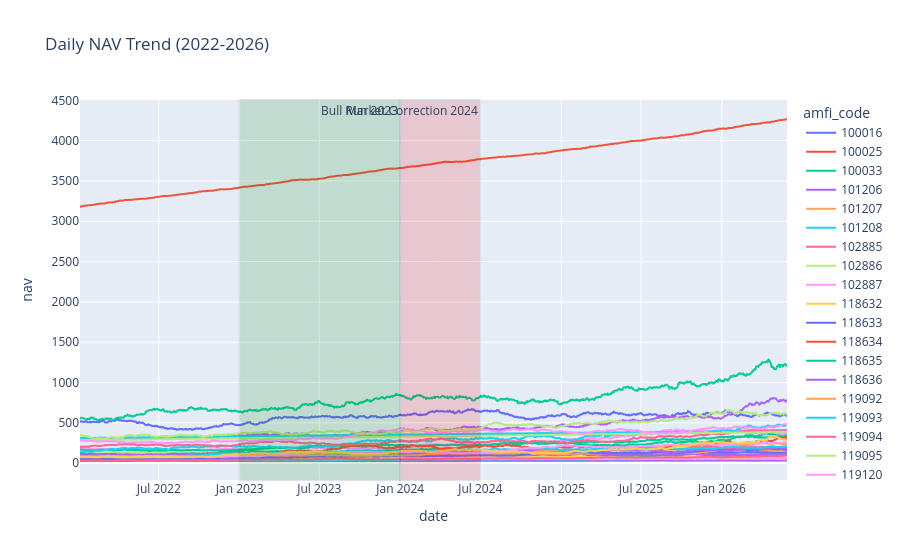

Notebook code for this chart:
### Code cell
import plotly.express as px

fact_nav['date'] = pd.to_datetime(fact_nav['date'])

fig = px.line(
    fact_nav,
    x='date',
    y='nav',
    color='amfi_code',
    title='Daily NAV Trend (2022-2026)'
)

# Bull Run 2023
fig.add_vrect(
    x0='2023-01-01',
    x1='2023-12-31',
    fillcolor='green',
    opacity=0.15,
    annotation_text='Bull Run 2023'
)

# Market Correction 2024
fig.add_vrect(
    x0='2024-01-01',
    x1='2024-06-30',
    fillcolor='red',
    opacity=0.15,
    annotation_text='Market Correction 2024'
)

fig.show()

### Figure 1 — Plotly figure (JSON) as saved in the notebook; plotly's stock layout.template omitted (floating-point values rounded to 4 significant figures; data arrays with more than 128 entries replaced by an {"elided": "..."} marker saying what was removed)
{"data": [{"hovertemplate": "amfi_code=100016<br>date=%{x}<br>nav=%{y}<extra></extra>", "legendgroup": "100016", "line": {"color": "#636efa", "dash": "solid"}, "marker": {"symbol": "circle"}, "mode": "lines", "name": "100016", "showlegend": true, "type": "scattergl", "x": {"elided": "1150 str values"}, "xaxis": "x", "y": {"elided": "1150 float values"}, "yaxis": "y"}, {"hovertemplate": "amfi_code=100025<br>date=%{x}<br>nav=%{y}<extra></extra>", "legendgroup": "100025", "line": {"color": "#EF553B", "dash": "solid"}, "marker": {"symbol": "circle"}, "mode": "lines", "name": "100025", "showlegend": true, "type": "scattergl", "x": {"elided": "1150 str values"}, "xaxis": "x", "y": {"elided": "1150 float values"}, "yaxis": "y"}, {"hovertemplate": "amfi_code=100033<br>date=%{x}<br>nav=%{y}<extra></extra>", "legendgroup": "100033", "line": {"color": "#00cc96", "dash": "solid"}, "marker": {"symbol": "circle"}, "mode": "lines", "name": "100033", "showlegend": true, "type": "scattergl", "x": {"elided": "1150 str values"}, "xaxis": "x", "y": {"elided": "1150 float values"}, "yaxis": "y"}, {"hovertemplate": "amfi_code=101206<br>date=%{x}<br>nav=%{y}<extra></extra>", "legendgroup": "101206", "line": {"color": "#ab63fa", "dash": "solid"}, "marker": {"symbol": "circle"}, "mode": "lines", "name": "101206", "showlegend": true, "type": "scattergl", "x": {"elided": "1150 str values"}, "xaxis": "x", "y": {"elided": "1150 float values"}, "yaxis": "y"}, {"hovertemplate": "amfi_code=101207<br>date=%{x}<br>nav=%{y}<extra></extra>", "legendgroup": "101207", "line": {"color": "#FFA15A", "dash": "solid"}, "marker": {"symbol": "circle"}, "mode": "lines", "name": "101207", "showlegend": true, "type": "scattergl", "x": {"elided": "1150 str values"}, "xaxis": "x", "y": {"elided": "1150 float values"}, "yaxis": "y"}, {"hovertemplate": "amfi_code=101208<br>date=%{x}<br>nav=%{y}<extra></extra>", "legendgroup": "101208", "line": {"color": "#19d3f3", "dash": "solid"}, "marker": {"symbol": "circle"}, "mode": "lines", "name": "101208", "showlegend": true, "type": "scattergl", "x": {"elided": "1150 str values"}, "xaxis": "x", "y": {"elided": "1150 float values"}, "yaxis": "y"}, {"hovertemplate": "amfi_code=102885<br>date=%{x}<br>nav=%{y}<extra></extra>", "legendgroup": "102885", "line": {"color": "#FF6692", "dash": "solid"}, "marker": {"symbol": "circle"}, "mode": "lines", "name": "102885", "showlegend": true, "type": "scattergl", "x": {"elided": "1150 str values"}, "xaxis": "x", "y": {"elided": "1150 float values"}, "yaxis": "y"}, {"hovertemplate": "amfi_code=102886<br>date=%{x}<br>nav=%{y}<extra></extra>", "legendgroup": "102886", "line": {"color": "#B6E880", "dash": "solid"}, "marker": {"symbol": "circle"}, "mode": "lines", "name": "102886", "showlegend": true, "type": "scattergl", "x": {"elided": "1150 str values"}, "xaxis": "x", "y": {"elided": "1150 float values"}, "yaxis": "y"}, {"hovertemplate": "amfi_code=102887<br>date=%{x}<br>nav=%{y}<extra></extra>", "legendgroup": "102887", "line": {"color": "#FF97FF", "dash": "solid"}, "marker": {"symbol": "circle"}, "mode": "lines", "name": "102887", "showlegend": true, "type": "scattergl", "x": {"elided": "1150 str values"}, "xaxis": "x", "y": {"elided": "1150 float values"}, "yaxis": "y"}, {"hovertemplate": "amfi_code=118632<br>date=%{x}<br>nav=%{y}<extra></extra>", "legendgroup": "118632", "line": {"color": "#FECB52", "dash": "solid"}, "marker": {"symbol": "circle"}, "mode": "lines", "name": "118632", "showlegend": true, "type": "scattergl", "x": {"elided": "1150 str values"}, "xaxis": "x", "y": {"elided": "1150 float values"}, "yaxis": "y"}, {"hovertemplate": "amfi_code=118633<br>date=%{x}<br>nav=%{y}<extra></extra>", "legendgroup": "118633", "line": {"color": "#636efa", "dash": "solid"}, "marker": {"symbol": "circle"}, "mode": "lines", "name": "118633", "showlegend": true, "type": "scattergl", "x": {"elided": "1150 str values"}, "xaxis": "x", "y": {"elided": "1150 float values"}, "yaxis": "y"}, {"hovertemplate": "amfi_code=118634<br>date=%{x}<br>nav=%{y}<extra></extra>", "legendgroup": "118634", "line": {"color": "#EF553B", "dash": "solid"}, "marker": {"symbol": "circle"}, "mode": "lines", "name": "118634", "showlegend": true, "type": "scattergl", "x": {"elided": "1150 str values"}, "xaxis": "x", "y": {"elided": "1150 float values"}, "yaxis": "y"}, {"hovertemplate": "amfi_code=118635<br>date=%{x}<br>nav=%{y}<extra></extra>", "legendgroup": "118635", "line": {"color": "#00cc96", "dash": "solid"}, "marker": {"symbol": "circle"}, "mode": "lines", "name": "118635", "showlegend": true, "type": "scattergl", "x": {"elided": "1150 str values"}, "xaxis": "x", "y": {"elided": "1150 float values"}, "yaxis": "y"}, {"hovertemplate": "amfi_code=118636<br>date=%{x}<br>nav=%{y}<extra></extra>", "legendgroup": "118636", "line": {"color": "#ab63fa", "dash": "solid"}, "marker": {"symbol": "circle"}, "mode": "lines", "name": "118636", "showlegend": true, "type": "scattergl", "x": {"elided": "1150 str values"}, "xaxis": "x", "y": {"elided": "1150 float values"}, "yaxis": "y"}, {"hovertemplate": "amfi_code=119092<br>date=%{x}<br>nav=%{y}<extra></extra>", "legendgroup": "119092", "line": {"color": "#FFA15A", "dash": "solid"}, "marker": {"symbol": "circle"}, "mode": "lines", "name": "119092", "showlegend": true, "type": "scattergl", "x": {"elided": "1150 str values"}, "xaxis": "x", "y": {"elided": "1150 float values"}, "yaxis": "y"}, {"hovertemplate": "amfi_code=119093<br>date=%{x}<br>nav=%{y}<extra></extra>", "legendgroup": "119093", "line": {"color": "#19d3f3", "dash": "solid"}, "marker": {"symbol": "circle"}, "mode": "lines", "name": "119093", "showlegend": true, "type": "scattergl", "x": {"elided": "1150 str values"}, "xaxis": "x", "y": {"elided": "1150 float values"}, "yaxis": "y"}, {"hovertemplate": "amfi_code=119094<br>date=%{x}<br>nav=%{y}<extra></extra>", "legendgroup": "119094", "line": {"color": "#FF6692", "dash": "solid"}, "marker": {"symbol": "circle"}, "mode": "lines", "name": "119094", "showlegend": true, "type": "scattergl", "x": {"elided": "1150 str values"}, "xaxis": "x", "y": {"elided": "1150 float values"}, "yaxis": "y"}, {"hovertemplate": "amfi_code=119095<br>date=%{x}<br>nav=%{y}<extra></extra>", "legendgroup": "119095", "line": {"color": "#B6E880", "dash": "solid"}, "marker": {"symbol": "circle"}, "mode": "lines", "name": "119095", "showlegend": true, "type": "scattergl", "x": {"elided": "1150 str values"}, "xaxis": "x", "y": {"elided": "1150 float values"}, "yaxis": "y"}, {"hovertemplate": "amfi_code=119120<br>date=%{x}<br>nav=%{y}<extra></extra>", "legendgroup": "119120", "line": {"color": "#FF97FF", "dash": "solid"}, "marker": {"symbol": "circle"}, "mode": "lines", "name": "119120", "showlegend": true, "type": "scattergl", "x": {"elided": "1150 str values"}, "xaxis": "x", "y": {"elided": "1150 float values"}, "yaxis": "y"}, {"hovertemplate": "amfi_code=119551<br>date=%{x}<br>nav=%{y}<extra></extra>", "legendgroup": "119551", "line": {"color": "#FECB52", "dash": "solid"}, "marker": {"symbol": "circle"}, "mode": "lines", "name": "119551", "showlegend": true, "type": "scattergl", "x": {"elided": "1150 str values"}, "xaxis": "x", "y": {"elided": "1150 float values"}, "yaxis": "y"}, {"hovertemplate": "amfi_code=119552<br>date=%{x}<br>nav=%{y}<extra></extra>", "legendgroup": "119552", "line": {"color": "#636efa", "dash": "solid"}, "marker": {"symbol": "circle"}, "mode": "lines", "name": "119552", "showlegend": true, "type": "scattergl", "x": {"elided": "1150 str values"}, "xaxis": "x", "y": {"elided": "1150 float values"}, "yaxis": "y"}, {"hovertemplate": "amfi_code=119598<br>date=%{x}<br>nav=%{y}<extra></extra>", "legendgroup": "119598", "line": {"color": "#EF553B", "dash": "solid"}, "marker": {"symbol": "circle"}, "mode": "lines", "name": "119598", "showlegend": true, "type": "scattergl", "x": {"elided": "1150 str values"}, "xaxis": "x", "y": {"elided": "1150 float values"}, "yaxis": "y"}, {"hovertemplate": "amfi_code=119599<br>date=%{x}<br>nav=%{y}<extra></extra>", "legendgroup": "119599", "line": {"color": "#00cc96", "dash": "solid"}, "marker": {"symbol": "circle"}, "mode": "lines", "name": "119599", "showlegend": true, "type": "scattergl", "x": {"elided": "1150 str values"}, "xaxis": "x", "y": {"elided": "1150 float values"}, "yaxis": "y"}, {"hovertemplate": "amfi_code=120503<br>date=%{x}<br>nav=%{y}<extra></extra>", "legendgroup": "120503", "line": {"color": "#ab63fa", "dash": "solid"}, "marker": {"symbol": "circle"}, "mode": "lines", "name": "120503", "showlegend": true, "type": "scattergl", "x": {"elided": "1150 str values"}, "xaxis": "x", "y": {"elided": "1150 float values"}, "yaxis": "y"}, {"hovertemplate": "amfi_code=120504<br>date=%{x}<br>nav=%{y}<extra></extra>", "legendgroup": "120504", "line": {"color": "#FFA15A", "dash": "solid"}, "marker": {"symbol": "circle"}, "mode": "lines", "name": "120504", "showlegend": true, "type": "scattergl", "x": {"elided": "1150 str values"}, "xaxis": "x", "y": {"elided": "1150 float values"}, "yaxis": "y"}, {"hovertemplate": "amfi_code=120505<br>date=%{x}<br>nav=%{y}<extra></extra>", "legendgroup": "120505", "line": {"color": "#19d3f3", "dash": "solid"}, "marker": {"symbol": "circle"}, "mode": "lines", "name": "120505", "showlegend": true, "type": "scattergl", "x": {"elided": "1150 str values"}, "xaxis": "x", "y": {"elided": "1150 float values"}, "yaxis": "y"}, {"hovertemplate": "amfi_code=120506<br>date=%{x}<br>nav=%{y}<extra></extra>", "legendgroup": "120506", "line": {"color": "#FF6692", "dash": "solid"}, "marker": {"symbol": "circle"}, "mode": "lines", "name": "120506", "showlegend": true, "type": "scattergl", "x": {"elided": "1150 str values"}, "xaxis": "x", "y": {"elided": "1150 float values"}, "yaxis": "y"}, {"hovertemplate": "amfi_code=120507<br>date=%{x}<br>nav=%{y}<extra></extra>", "legendgroup": "120507", "line": {"color": "#B6E880", "dash": "solid"}, "marker": {"symbol": "circle"}, "mode": "lines", "name": "120507", "showlegend": true, "type": "scattergl", "x": {"elided": "1150 str values"}, "xaxis": "x", "y": {"elided": "1150 float values"}, "yaxis": "y"}, {"hovertemplate": "amfi_code=120841<br>date=%{x}<br>nav=%{y}<extra></extra>", "legendgroup": "120841", "line": {"color": "#FF97FF", "dash": "solid"}, "marker": {"symbol": "circle"}, "mode": "lines", "name": "120841", "showlegend": true, "type": "scattergl", "x": {"elided": "1150 str values"}, "xaxis": "x", "y": {"elided": "1150 float values"}, "yaxis": "y"}, {"hovertemplate": "amfi_code=120842<br>date=%{x}<br>nav=%{y}<extra></extra>", "legendgroup": "120842", "line": {"color": "#FECB52", "dash": "solid"}, "marker": {"symbol": "circle"}, "mode": "lines", "name": "120842", "showlegend": true, "type": "scattergl", "x": {"elided": "1150 str values"}, "xaxis": "x", "y": {"elided": "1150 float values"}, "yaxis": "y"}, {"hovertemplate": "amfi_code=120843<br>date=%{x}<br>nav=%{y}<extra></extra>", "legendgroup": "120843", "line": {"color": "#636efa", "dash": "solid"}, "marker": {"symbol": "circle"}, "mode": "lines", "name": "120843", "showlegend": true, "type": "scattergl", "x": {"elided": "1150 str values"}, "xaxis": "x", "y": {"elided": "1150 float values"}, "yaxis": "y"}, {"hovertemplate": "amfi_code=120844<br>date=%{x}<br>nav=%{y}<extra></extra>", "legendgroup": "120844", "line": {"color": "#EF553B", "dash": "solid"}, "marker": {"symbol": "circle"}, "mode": "lines", "name": "120844", "showlegend": true, "type": "scattergl", "x": {"elided": "1150 str values"}, "xaxis": "x", "y": {"elided": "1150 float values"}, "yaxis": "y"}, {"hovertemplate": "amfi_code=125497<br>date=%{x}<br>nav=%{y}<extra></extra>", "legendgroup": "125497", "line": {"color": "#00cc96", "dash": "solid"}, "marker": {"symbol": "circle"}, "mode": "lines", "name": "125497", "showlegend": true, "type": "scattergl", "x": {"elided": "1150 str values"}, "xaxis": "x", "y": {"elided": "1150 float values"}, "yaxis": "y"}, {"hovertemplate": "amfi_code=125498<br>date=%{x}<br>nav=%{y}<extra></extra>", "legendgroup": "125498", "line": {"color": "#ab63fa", "dash": "solid"}, "marker": {"symbol": "circle"}, "mode": "lines", "name": "125498", "showlegend": true, "type": "scattergl", "x": {"elided": "1150 str values"}, "xaxis": "x", "y": {"elided": "1150 float values"}, "yaxis": "y"}, {"hovertemplate": "amfi_code=148567<br>date=%{x}<br>nav=%{y}<extra></extra>", "legendgroup": "148567", "line": {"color": "#FFA15A", "dash": "solid"}, "marker": {"symbol": "circle"}, "mode": "lines", "name": "148567", "showlegend": true, "type": "scattergl", "x": {"elided": "1150 str values"}, "xaxis": "x", "y": {"elided": "1150 float values"}, "yaxis": "y"}, {"hovertemplate": "amfi_code=148568<br>date=%{x}<br>nav=%{y}<extra></extra>", "legendgroup": "148568", "line": {"color": "#19d3f3", "dash": "solid"}, "marker": {"symbol": "circle"}, "mode": "lines", "name": "148568", "showlegend": true, "type": "scattergl", "x": {"elided": "1150 str values"}, "xaxis": "x", "y": {"elided": "1150 float values"}, "yaxis": "y"}, {"hovertemplate": "amfi_code=148569<br>date=%{x}<br>nav=%{y}<extra></extra>", "legendgroup": "148569", "line": {"color": "#FF6692", "dash": "solid"}, "marker": {"symbol": "circle"}, "mode": "lines", "name": "148569", "showlegend": true, "type": "scattergl", "x": {"elided": "1150 str values"}, "xaxis": "x", "y": {"elided": "1150 float values"}, "yaxis": "y"}, {"hovertemplate": "amfi_code=149322<br>date=%{x}<br>nav=%{y}<extra></extra>", "legendgroup": "149322", "line": {"color": "#B6E880", "dash": "solid"}, "marker": {"symbol": "circle"}, "mode": "lines", "name": "149322", "showlegend": true, "type": "scattergl", "x": {"elided": "1150 str values"}, "xaxis": "x", "y": {"elided": "1150 float values"}, "yaxis": "y"}, {"hovertemplate": "amfi_code=149323<br>date=%{x}<br>nav=%{y}<extra></extra>", "legendgroup": "149323", "line": {"color": "#FF97FF", "dash": "solid"}, "marker": {"symbol": "circle"}, "mode": "lines", "name": "149323", "showlegend": true, "type": "scattergl", "x": {"elided": "1150 str values"}, "xaxis": "x", "y": {"elided": "1150 float values"}, "yaxis": "y"}, {"hovertemplate": "amfi_code=149324<br>date=%{x}<br>nav=%{y}<extra></extra>", "legendgroup": "149324", "line": {"color": "#FECB52", "dash": "solid"}, "marker": {"symbol": "circle"}, "mode": "lines", "name": "149324", "showlegend": true, "type": "scattergl", "x": {"elided": "1150 str values"}, "xaxis": "x", "y": {"elided": "1150 float values"}, "yaxis": "y"}], "layout": {"annotations": [{"showarrow": false, "text": "Bull Run 2023", "x": "2023-12-31", "xanchor": "right", "xref": "x", "y": 1, "yanchor": "top", "yref": "y domain"}, {"showarrow": false, "text": "Market Correction 2024", "x": "2024-06-30", "xanchor": "right", "xref": "x", "y": 1, "yanchor": "top", "yref": "y domain"}], "legend": {"title": {"text": "amfi_code"}, "tracegroupgap": 0}, "shapes": [{"fillcolor": "green", "opacity": 0.15, "type": "rect", "x0": "2023-01-01", "x1": "2023-12-31", "xref": "x", "y0": 0, "y1": 1, "yref": "y domain"}, {"fillcolor": "red", "opacity": 0.15, "type": "rect", "x0": "2024-01-01", "x1": "2024-06-30", "xref": "x", "y0": 0, "y1": 1, "yref": "y domain"}], "title": {"text": "Daily NAV Trend (2022-2026)"}, "xaxis": {"anchor": "y", "domain": [0, 1], "title": {"text": "date"}}, "yaxis": {"anchor": "x", "domain": [0, 1], "title": {"text": "nav"}}}}
